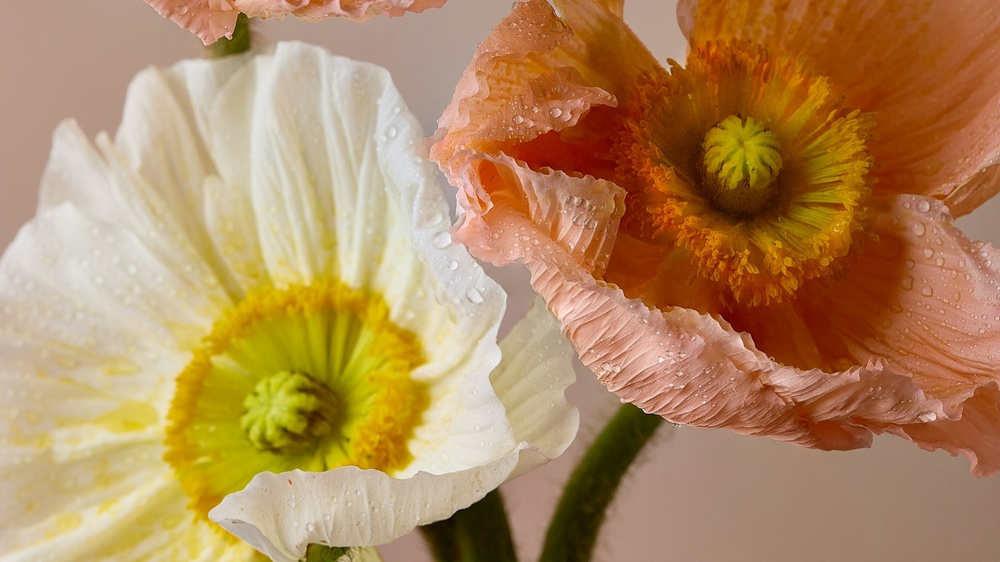
#> input picture input.jpeg, 1000 x 562 px, shrunk from 1920 x 1080 before the run
$ python -i headacheiscoming.py   (imports and definitions only)
#> lines starting #> are read from the running program, lines starting #| are printed output that depends on the picture; after the words box and inside, x2 and y2 are one past the last pixel; in counts of white or black regions, pixels touching at a corner belong together
#> further down, picture is the input picture: shape (562, 1000, 3); mean B, G, R 93.5, 137.7, 177.1
#!/usr/bin/env python

import argparse
import math  # 각종 수식 계산에 필요.
import sys
import turtle  # 거북이.
from time import perf_counter  # 소요 시간 측정용.

import cv2  # 이미지를 처리해주는 핵심적인 라이브러리.
import numpy as np  # 이미지 연산에 필요.
import requests  # URL에서 이미지를 가져오기 위해 필요.

argParser = argparse.ArgumentParser(
    prog="HeadacheIsComing", description="Prints image on Turtle."
)

# [5 lines not run here, left out]


startTime = perf_counter()


def getAngle(pos1, pos2) -> float:
    """Returns angle between two vectors in degree. (Powered by Gemini because I'm Su-Po-Ja.)"""

    # x, y 변화량 계산.
    delta_x = pos2[0] - pos1[0]
    delta_y = pos2[1] - pos1[1]

    # atan2를 사용하여 라디안 각도를 계산.
    angle_radians = math.atan2(delta_y, delta_x)

    # 라디안을 도로 변환하여 반환.
    return math.degrees(angle_radians)


def getImage():
    useImgFromURL = args.url is not None

    dl = b""

    if useImgFromURL:
        url = args.url  # 변환할 이미지를 포함한 URL.

        print("Requesting image...")
        req = requests.get(url)

        if req.status_code == 200:
            dl = req.content
        else:
            print("ERROR: Cannot get image.")
            print(f"Error code : {req.status_code}")
            print("Exiting.")
            sys.exit(1)
    else:
        if args.input is not None:
            try:
                with open(args.input, "rb") as f:
                    dl = f.read()
            except FileNotFoundError:
                print(f'File named "{args.input}" was not found.')
                sys.exit(1)
        else:
            print("ERROR: You should specify either one URL or a filename.")
            print('Launch this program with "--help" to show a help.')
            sys.exit(1)

    print("Processing image...")  # 이미지 처리 시작 알림 출력
    img_array = np.asarray(
        bytearray(dl), dtype=np.uint8
    )  # URL에서 이미지를 획득 후 NumPy 배열 형태로 저장.
    return cv2.imdecode(img_array, cv2.IMREAD_COLOR)  # 배열을 OpenCV2로 디코딩.


def processImage(img: cv2.typing.MatLike) -> list:
    gray = cv2.cvtColor(img, cv2.COLOR_BGR2GRAY)  # 색상 제거.
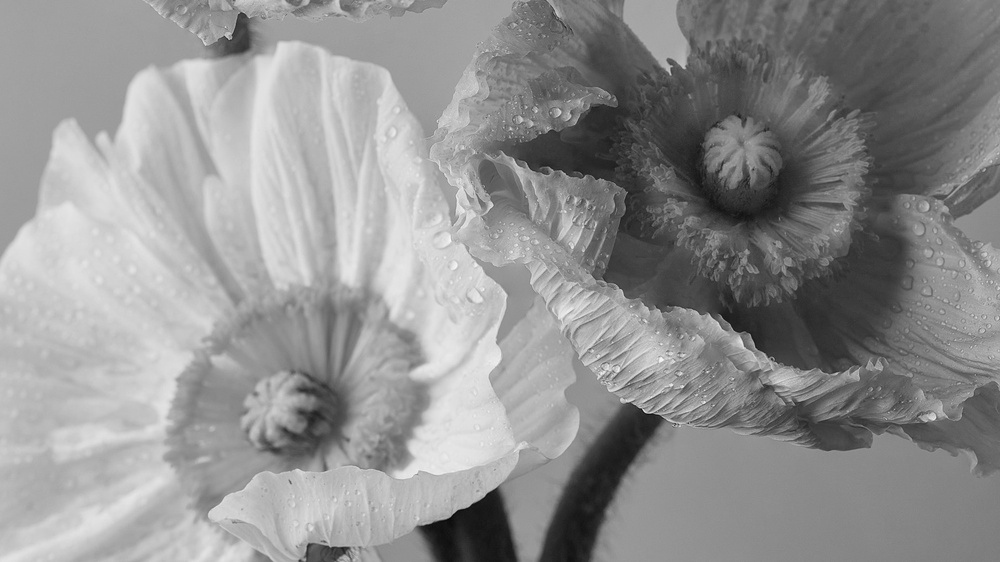
#> gray: shape (562, 1000); min 6, max 247, mean 144.4

    threshold = 300  # 감지 민감도. 높을수록 민감함.
    canny = cv2.Canny(
        gray, threshold, threshold * 2
    )  # Canny Edge Detection Algorithm을 이용하여 가장자리 정보만 유지. 아직 이미지임.
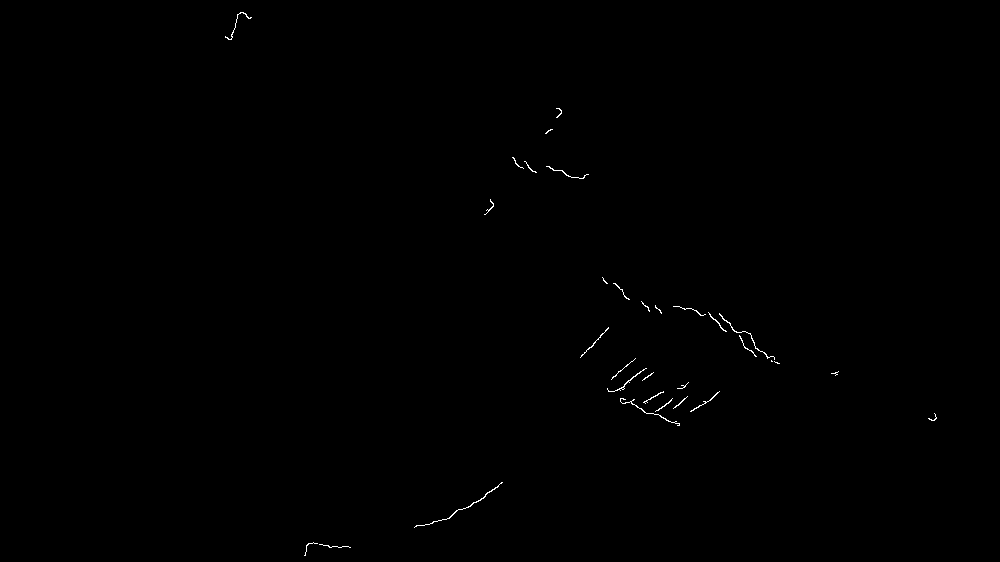
#> canny: shape (562, 1000); 0.2% white in thin lines or dots, all inside (x1, y1, x2, y2) = (225, 12, 937, 556)

    contours, _ = cv2.findContours(
        canny, cv2.RETR_TREE, cv2.CHAIN_APPROX_SIMPLE
    )  # 윤곽선을 추출하여 저장.
#> contours = 33 contours, 30 with area under 20; largest, box (x1, y1, x2, y2) and area: (414, 482, 503, 528) 32, (719, 313, 775, 360) 24, (607, 368, 647, 392) 24

    coordinates = []  # 윤곽선의 좌표를 저장할 List 선언.

    # 윤곽선 데이터를 배열에 좌표(x,y) 형태로 저장.
    for i, contour in enumerate(contours):
        cord = contour.squeeze().tolist()  # contour 배열을 2D 좌표 리스트로 변환

        if isinstance(cord, int):
            continue
        if len(cord) > 1 and isinstance(cord[0], int):
            cord = [cord]

        coordinates.append(cord)  # 변환된 좌표를 전체 좌표 목록에 추가
#> this loop made 33 passes
#> cord on pass 16: [[771, 360], [771, 361], [772, 361]]
#> after the loop, coordinates = 33 items

    endTime = perf_counter()  # 이미지 처리 완료 시점 기록
    print(
        f"Image processing complete. Image has {len(coordinates)} line(s)."
    )  # 처리 결과 요약 출력
#| Image processing complete. Image has 33 line(s).
    print(f"{endTime - startTime:.2f}s elapsed.")  # 이미지 처리 소요 시간 출력.
    return coordinates


# [1 line that did not run here, left out]
# [1 line that did not run here, left out]

# [1 line that did not run here, left out]
# [1 line not run here, left out]

# [1 line that did not run here, left out]
# [5 lines not run here, left out]
startTime = perf_counter()  # 출력(거북이) 작업 시작 시간 기록
# [25 lines not run here, left out]

# [1 line that did not run here, left out]

# [11 lines not run here, left out]

endTime = perf_counter()  # 출력 작업 완료 시점 기록
# [5 lines not run here, left out]

>>> import cv2
>>> picture = cv2.imread('input.jpeg')
>>> result = processImage(picture)
#> result = 33 items
